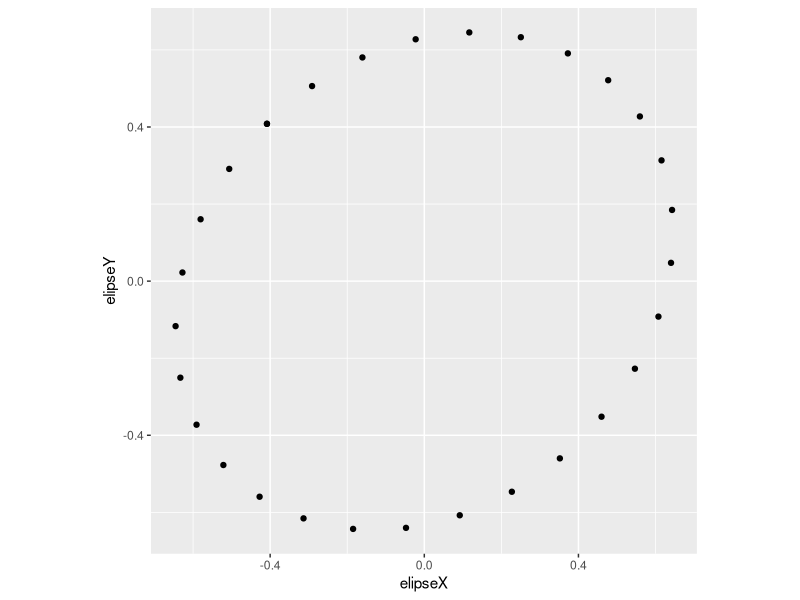

Recreate this plot in R. (Note: this script raises an error after producing the figure.)
## ---- chunk 1
library(tidyverse)
library(knitr)
set.seed(42)
library('magrittr')
library('jsonlite')
## ---- chunk 2
obtenerQi <- function(marcoDeDatos,listaVariables,poblacion,colPoblacion) {
  indices <- which( marcoDeDatos[,colPoblacion] == poblacion )
  cov(
    marcoDeDatos[indices,listaVariables]
  ) * ( length(indices) - 1 )
}

obtenerQ <- function(marcoDeDatos,listaVariables) {
  cov(
    marcoDeDatos[,variables]
  ) * ( nrow(marcoDeDatos) - 1 )
}

todosLosQ <- function(marcoDeDatos,listaVariables,colPoblacion) {
  listaPoblaciones <- marcoDeDatos[,colPoblacion] %>% unique() %>% unlist()
  listaQ <- map( listaPoblaciones, ~obtenerQi(marcoDeDatos, listaVariables,.x, colPoblacion ) )
  names(listaQ) <- listaPoblaciones
  return(
    listaQ
  )
}

mediaUnaPoblacion <- function(marcoDeDatos,listaVariables,colPoblacion,poblacion) {
  indices <- which( marcoDeDatos[,colPoblacion] == poblacion )
  return(
    colMeans( marcoDeDatos[indices,listaVariables] )
  )
}

mediaGeneral <- function(marcoDeDatos,listaVariables) {
  return( colMeans( marcoDeDatos[,listaVariables] ) )
}

obtenerNi <- function(marcoDeDatos,colPoblacion) {
  listaPoblaciones <- marcoDeDatos[,colPoblacion] %>% unique() %>% unlist()
  listaN <- map_dbl( listaPoblaciones,
                    ~length( which( marcoDeDatos[,colPoblacion] == .x ) )
                    )
  names(listaN) <- listaPoblaciones
  return( listaN )
}

obtenerU <- function(marcoDeDatos,listaVariables,colPoblacion) {
  listaQ <- todosLosQ(marcoDeDatos,listaVariables,colPoblacion)
  n <- nrow(marcoDeDatos)
  k <- length(listaVariables)
  sDentro <- reduce(listaQ,`+`)
  return(sDentro)
}

obtenerH <- function(marcoDeDatos,listaVariables,colPoblacion) {
  listaPoblaciones <- marcoDeDatos[,colPoblacion] %>% unique() %>% unlist()
  listaMedias <- map( listaPoblaciones, ~mediaUnaPoblacion(marcoDeDatos,listaVariables,colPoblacion,.x) )
  names(listaMedias) <- listaPoblaciones
  mediaGeneral <- mediaGeneral(marcoDeDatos,listaVariables)
  listaN <- obtenerNi(marcoDeDatos,colPoblacion)
  listaASumar <- map2( listaMedias, listaN, ~(( .x - mediaGeneral ) %*% t( .x - mediaGeneral )) * .y  )
  matrizH <- listaASumar %>% reduce(`+`)
  return(matrizH)
}

gammaEstrella1 <- function(marcoDeDatos,listaVariables,colPoblacion) {
  listaPoblaciones <- marcoDeDatos[,colPoblacion] %>% unique() %>% unlist()
  listaQ <- todosLosQ(marcoDeDatos,listaVariables,colPoblacion)
  listaN <- obtenerNi(marcoDeDatos,colPoblacion)

  numerador <- map2_dbl(
    listaQ,
    listaN,
    ~(det(.x/.y))^(.y/2)
  ) %>% reduce(`*`)

  nTotal  <- nrow(marcoDeDatos)
  denominador <- ( det( reduce( listaQ, `+` ) / nTotal ) )^(nTotal/2)
  return( numerador / denominador )
}

gammaEstrella2 <- function(marcoDeDatos,listaVariables,colPoblacion) {
  listaPoblaciones <- marcoDeDatos[,colPoblacion] %>% unique() %>% unlist()
  listaQ <- todosLosQ(marcoDeDatos,listaVariables,colPoblacion)
  listaN <- obtenerNi(marcoDeDatos,colPoblacion)
  matrizH <- obtenerH(marcoDeDatos,listaVariables,colPoblacion)
  matrizU <- reduce( listaQ, `+` )

  numerador <- map2_dbl(
    listaQ,
    listaN,
    ~(det(.x/.y))^(.y/2)
  ) %>% reduce(`*`)

  nTotal  <- nrow(marcoDeDatos)
  denominador <- ( det( matrizU + matrizH / nTotal ) )^(nTotal/2)
  return( numerador / denominador )
}

gammaEstrella3 <- function(marcoDeDatos,listaVariables,colPoblacion) {
  listaPoblaciones <- marcoDeDatos[,colPoblacion] %>% unique() %>% unlist()
  listaQ <- todosLosQ(marcoDeDatos,listaVariables,colPoblacion)
  listaN <- obtenerNi(marcoDeDatos,colPoblacion)
  matrizH <- obtenerH(marcoDeDatos,listaVariables,colPoblacion)
  matrizU <- reduce( listaQ, `+` )

  nTotal  <- nrow(marcoDeDatos)
  return( ( det( matrizU ) / det( matrizU + matrizH ) )^(nTotal/2) )
}

indicesNu <- function(listaVariables,colPoblacion) {
  n <- length(colPoblacion)
  p <- length(listaVariables)
  k <- colPoblacion %>% unique() %>% length()
  nu <- p*k+(p*(p+1)*k)/2
  nu1 <- p*k+(p*(p+1))/2
  nu2 <- p+(p*(p+1))/2
  return(
    list(
      "nu" = nu,
      "nu1" = nu1,
      "nu2" = nu2
    )
  )
}

pruebaSigmaEnPoblaciones1 <- function(marcoDeDatos,listaVariables,colPoblacion,alfa) {
  estadistico <- gammaEstrella1(marcoDeDatos,listaVariables,colPoblacion)
  indices <- indicesNu(listaVariables,marcoDeDatos[[colPoblacion]])
  gradLib1 <- indices[["nu"]] - indices[["nu1"]]
  percentil <- qchisq( p = 1 - alfa, df = gradLib1 )
  cuantilParaP =   pchisq( df = gradLib1, q = -2 * log(estadistico) )
  return(
    tibble(
      rechazo =  -2*log(estadistico) > percentil,
      pValor =  1 - cuantilParaP,
      estadistico = -2 * log(estadistico),
      percentil = qchisq( df = gradLib1, p = 1- alfa )
    )
  )
}

pruebaSigmaEnPoblaciones2 <- function(marcoDeDatos,listaVariables,colPoblacion,alfa) {
  estadistico <- gammaEstrella2(marcoDeDatos,listaVariables,colPoblacion)
  indices <- indicesNu(listaVariables,marcoDeDatos[[colPoblacion]])
  gradLib2 <- indices[["nu"]] - indices[["nu2"]]
  percentil <- qchisq( p = 1 - alfa, df = gradLib2 )
  cuantilParaP =   pchisq( df = gradLib2, q = -2 * log(estadistico) )
  return(
    tibble(
      rechazo =  -2*log(estadistico) > percentil,
      pValor =  1 - cuantilParaP,
      estadistico = estadistico,
      percentil = qchisq( df = gradLib2, p = 1- alfa )
    )
  )
}

# NOTA: Mejorar agregando que para k=2 es una F y quizás alguna otra estimación.
pruebaSigmaEnPoblaciones3 <- function(marcoDeDatos,listaVariables,colPoblacion,alfa) {
  estadistico <- gammaEstrella2(marcoDeDatos,listaVariables,colPoblacion)
  indices <- indicesNu(listaVariables,marcoDeDatos[[colPoblacion]])
  percentil <- qchisq( p = 1 - alfa, df = indices[["nu1"]] - indices[["nu1"]] )
  gradLib3 <- indices[["nu1"]] - indices[["nu2"]]
  cuantilParaP = pchisq( df = gradLib3, q = -2 * log(estadistico) )
  return(
    tibble(
      rechazo =  -2*log(estadistico) > percentil,
      pValor = 1 - cuantilParaP,
      estadistico = estadistico,
      percentil = qchisq( df = gradLib3, p = 1- alfa )
    )
  )
}

estimarSigmaDentro <- function(marcoDeDatos,listaVariables,colPoblacion) {
  listaQ <- todosLosQ(marcoDeDatos,listaVariables,colPoblacion)
  n <- nrow(marcoDeDatos)
  k <- length(listaVariables)
  sDentro <- reduce(listaQ,`+`) / (n-k)
  return(sDentro)
}

estimarSigmaEntre <- function(marcoDeDatos,listaVariables,colPoblacion) {
  n <- nrow(marcoDeDatos)
  k <- length(listaVariables)
  matrizH <- obtenerH(marcoDeDatos,listaVariables,colPoblacion) / n
  return( matrizH )
}

coordenadasDiscriminantes <- function(marcoDeDatos, listaVariables, colPoblacion) {
  matrizH <- obtenerH(marcoDeDatos,listaVariables,colPoblacion)
  matrizU<- obtenerU(marcoDeDatos,listaVariables,colPoblacion)
  matrizC <- chol(matrizU)
  inversaC <- solve(matrizC)
  matrizB <- t( inversaC ) %*% matrizH %*% ( inversaC )
  descompB <- eigen(matrizB)
  n <- nrow(marcoDeDatos)
  k <- length( marcoDeDatos[,colPoblacion] %>% unique() )
  listaVectores <- map( seq(1,length(descompB$values)), ~descompB$vectors[,.x] )
  listaDirecciones <- map( listaVectores, ~ inversaC %*% unlist( .x ) * sqrt( n - k ) )
  nombresListaDirecciones <- map2( rep('a',length(listaDirecciones)),
                                  seq(1,length(listaDirecciones)),
                                  ~paste(.x,.y,sep='') )
  names(listaDirecciones) <- nombresListaDirecciones
  columnasProyecciones <- map(listaDirecciones, ~ (marcoDeDatos[,listaVariables] %>% as.matrix()) %*% .x )
  return(
    list(proyecciones = columnasProyecciones,
         direcciones = listaDirecciones,
         autovalores = descompB$values %>% round(9),
         autoVecB = listaVectores,
         matrizB = matrizB,
         inversaC = inversaC,
         listaVectores = listaVectores
         )
  )
}

viejoDiscriminantes <- function(marcoDeDatos, listaVariables, colPoblacion) {
  sEntre <- estimarSigmaEntre(marcoDeDatos,listaVariables,colPoblacion)
  sDentro<- estimarSigmaDentro(marcoDeDatos,listaVariables,colPoblacion)
  matrizC <- chol(sDentro)
  inversaC <- solve(matrizC)
  matrizB <- t(inversaC) %*% sEntre %*% inversaC
  descompB <- eigen(matrizB)
  n <- nrow(marcoDeDatos)
  k <- length( marcoDeDatos[,colPoblacion] %>% unique() )
  listaVectores <- map( seq(1,length(descompB$values)), ~descompB$vectors[,.x] * sqrt(n-k) )
  listaDirecciones <- map( listaVectores, ~ inversaC %*% .x )
  nombresListaDirecciones <- map2( rep('a',length(listaDirecciones)),
                                  seq(1,length(listaDirecciones)),
                                  ~paste(.x,.y,sep='') )
  names(listaDirecciones) <- nombresListaDirecciones
  columnasProyecciones <- map(listaDirecciones, ~ (marcoDeDatos[,listaVariables] %>% as.matrix()) %*% .x )
  return(
    list(proyecciones = columnasProyecciones,
         direcciones = listaDirecciones,
         autovalores = descompB$values %>% round(9)
         )
  )
}

normaVector <- function(vector) {
  norm( x = matrix( vector, ncol=1 ),type="2" )
}

trazarElipse <- function(centro = c(0,0), radio = 1, forma = matrix( c(1,0,0,1), ncol = 2 ), puntos) {
  espectral <- eigen(forma, symmetric = T)
  rotar <- espectral$vectors
  escalar <- espectral$values
  paramH <- function(t) { (radio / sqrt( escalar[[1]] ) ) * cos(t) }
  paramV <- function(t) { (radio / sqrt(escalar[[2]]) ) * sin(t) }
  valoresT <- seq(0,2*pi,length.out=puntos)
  columnaX <- map_dbl(valoresT,paramH)
  columnaY <- map_dbl(valoresT,paramV)
  matriz <- matrix(
    c( columnaX, columnaY ),
    ncol=2
  )
  matrizTransformada <- matriz %*% t(rotar)
  tabla <- tibble(
    elipseX = matrizTransformada[,1] + centro[[1]],
    elipseY = matrizTransformada[,2] + centro[[2]]
  )
  return( tabla )
}

matrizCecilia <- matrix( c(2.5,-0.5,-0.5,2.5), ncol = 2 )

espectroCecilia <- eigen(matrizCecilia)


elipseP <- trazarElipse(puntos=30,forma=matrizCecilia)

elipseP %>% ggplot() +
  aes( x = elipseX, y= elipseY) +
  geom_point() +
  coord_fixed()
## ---- chunk 3

## setwd("~/D3/surveyDashboard/dataAnalysis")

df <- read_rds( "./realFoodCampaign.Rds" )

variablesList <- colnames(df)

analysisVars <- variablesList[ c(39,40,41,65) ]


dataF <- filter( df, !is.na( SoilOrganicMatter0to10cmPercentage ) )

for ( i in 1:length(analysisVars) ) {
  dataF <- filter( dataF, !is.na( .data[[  analysisVars[[i]]  ]] ) )
}



cdRFP <- coordenadasDiscriminantes( marcoDeDatos = dataF[c(1:200),], listaVariables = analysisVars, colPoblacion =  'Source' )

dataF <- dataF[c(1:200) ,]

dataF$dc1 <- ( cdRFP$proyecciones )$a1
dataF$dc2 <- ( cdRFP$proyecciones )$a2

dataF %>% ggplot() +
  aes( x=dc1, y=dc2, color = Farmer ) +
  geom_point()

analysisVars <- variablesList[ c(39,65,19,20,18,66) ]


dataF <- filter( df, !is.na( SoilOrganicMatter0to10cmPercentage ) )

for ( i in 1:length(analysisVars) ) {
  dataF <- filter( dataF, !is.na( .data[[  analysisVars[[i]]  ]] ) )
}



cdRFP <- coordenadasDiscriminantes( marcoDeDatos = dataF[c(1:200),], listaVariables = analysisVars, colPoblacion =  'organic' )

dataF <- dataF[c(1:200) ,]

dataF <- dataF %>% mutate( dc1 = ( cdRFP$proyecciones )$a1, dc2 = ( cdRFP$proyecciones )$a2 )

dataF <- dataF %>% select( ID,dc1,dc2,organic, 39,65,19,20,18,66 )


write_csv(x=dataF, path = "../output/discriminantCoordinates.csv" )

centroideT <- dataF %>% filter( organic == TRUE ) %>% select( -organic, -ID ) %>% colMeans %>% enframe() %>% spread(name,value) %>% mutate( ID="centroid", organic = TRUE )

centroideF <- dataF %>% filter( organic == FALSE ) %>% select( -organic, -ID ) %>% colMeans %>% enframe() %>% spread(name,value) %>% mutate( ID="centroid", organic = FALSE )

rbind( dataF, centroideF, centroideT ) %>% write_csv( path = "../output/discriminantCoordinates.csv" )

centroides <- tibble(
  dc1 = c(centroideT$dc1, centroideF$dc1),
  dc2 = c(centroideT$dc2, centroideF$dc2),
  organic = c('TRUE','FALSE')
)

centroides %>% write_csv( path="../output/discriminantCentroids.csv" )

dataF %>% ggplot() +
  aes( x=dc1, y=dc2, color = organic ) +
  geom_point() +
  geom_point( data = centroides, size = 5, color = "blue" )

componentsNames <- cdRFP$matrizB %>% rownames
components1 <-   cdRFP$listaVectores[[1]]
components2 <-   cdRFP$listaVectores[[2]]

names( components1 ) <- componentsNames
names( components2 ) <- componentsNames

tibble(
  component = componentsNames,
  amount = components1
) %>% write.csv( file="../output/discriminantC1.csv" )

tibble(
  component = componentsNames,
  amount = components2
) %>% write.csv( file="../output/discriminantC2.csv" )


